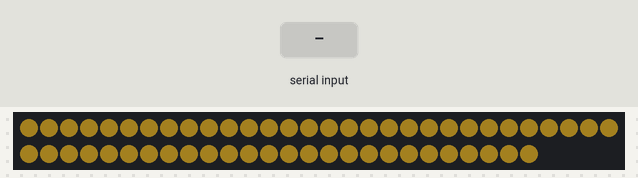
Recording of a sketch running on a simulated Arduino Uno, built with avr-gcc and run on an emulated ATmega328P. Parts: 56 RGB LEDs in strip order, left to right, continuing on the next row. Inputs (shaded band) come from the test bench. Dim RGB values are drawn brighter than linear; colours are those a GRB WS2812 strip shows for the declared byte order.

Above: at 1.2 s.
1.3 s: "90,45\n" received over Serial
At 1.36 s:
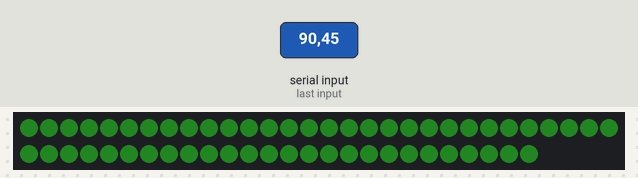
At 6.7 s:
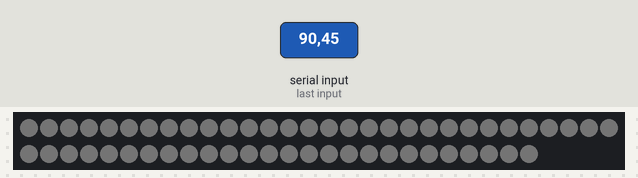
Timing chart, 0 to 8.2 s (numbered marks = the images above; inputs shaded):
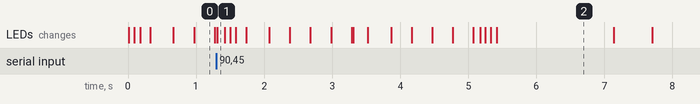

The sketch:

arduino.ino
```cpp
#include <FastLED.h>

#define LED_PIN     8
#define LED_NUM     56
#define BRIGHTNESS  255

#define LED_TYPE    WS2812B
#define COLOR_ORDER RGB

#define PERIOD      100
#define HUE_DAMPER  8
#define VAL_DAMPER  8
#define VAL_MIN     63

CRGB leds[LED_NUM];
static float pulseSpeed = 0.5;

uint8_t hueA = 15;  // Start hue at valueMin.
uint8_t satA = 63;  // Start saturation at valueMin.
float valueMin = 0.0;  // Pulse minimum value (Should be less then valueMax).

uint8_t hueB = 95;  // End hue at valueMax.
uint8_t satB = 127;  // End saturation at valueMax.
float valueMax = 255.0;  // Pulse maximum value (Should be larger then valueMin).

uint8_t _hue = hueA;  // Do Not Edit
uint8_t _sat = satA;  // Do Not Edit
float _val = valueMin;  // Do Not Edit
uint8_t hueDelta = hueA - hueB;  // Do Not Edit
static float delta = (valueMax - valueMin) / 2.35040238;  // Do Not Edit

unsigned long start_time = 0;
bool trigger = false;

// boolean val_rise = true;

int brt = 0;
int hue = 0;
int val = 0;

void setup() {
  // put your setup code here, to run once:
  FastLED.setBrightness(BRIGHTNESS);
  FastLED.addLeds<LED_TYPE, LED_PIN, COLOR_ORDER>(leds, LED_NUM).setCorrection(TypicalLEDStrip);

  fill_solid(leds, LED_NUM, CRGB(255, 255, 255));

  hue = 0;

  FastLED.show();

  Serial.begin(9600);
  Serial.setTimeout(100);
  // delay(3000);
}

void loop() {
  if (Serial.available() > 0) {
    trigger = false;
    val = Serial.parseInt();
    hue = (hue + 1) % (256 * HUE_DAMPER);

    fill_solid(leds, LED_NUM, CHSV((int)(hue / HUE_DAMPER), 127, val));
  } else {
    if (trigger == false) {
      start_time = millis();
      trigger = true;
    } else {
      float dV = ((exp(sin(pulseSpeed * (millis() - start_time) / 2000.0* PI)) - 0.36787944) * delta);
      _val = valueMin + dV;
      _hue = map(_val, valueMin, valueMax, hueA, hueB);  // Map hue based on current val
      _sat = map(_val, valueMin, valueMax, satA, satB);  // Map sat based on current val

      for (int i = 0; i < LED_NUM; i++) {
        leds[i] = CHSV(_hue, _sat, _val);

        // You can experiment with commenting out these dim8_video lines
        // to get a different sort of look.
        leds[i].r = dim8_video(leds[i].r);
        leds[i].g = dim8_video(leds[i].g);
        leds[i].b = dim8_video(leds[i].b);
      }

      // Serial.println(_val);
    }
  }

  FastLED.show();
}
```

Measured:
- after the input at 1.3 s, the LEDs: change at once (image 1)
